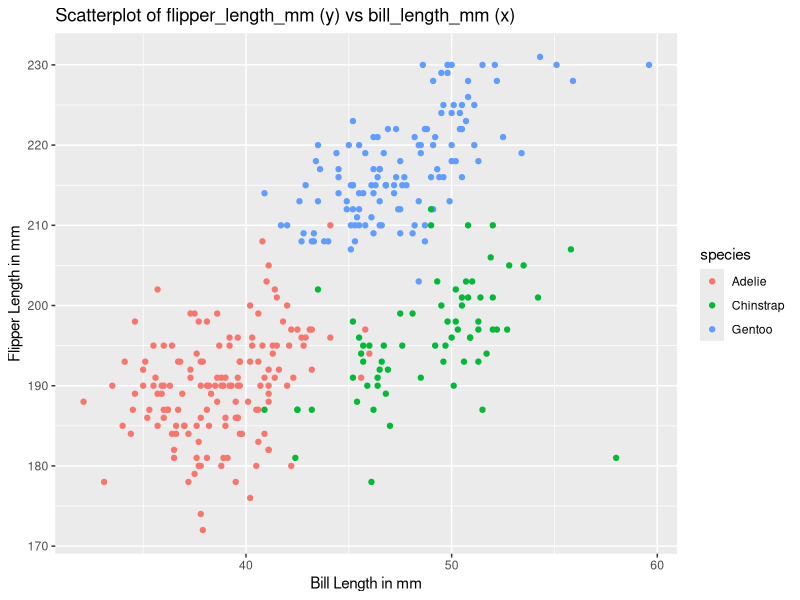
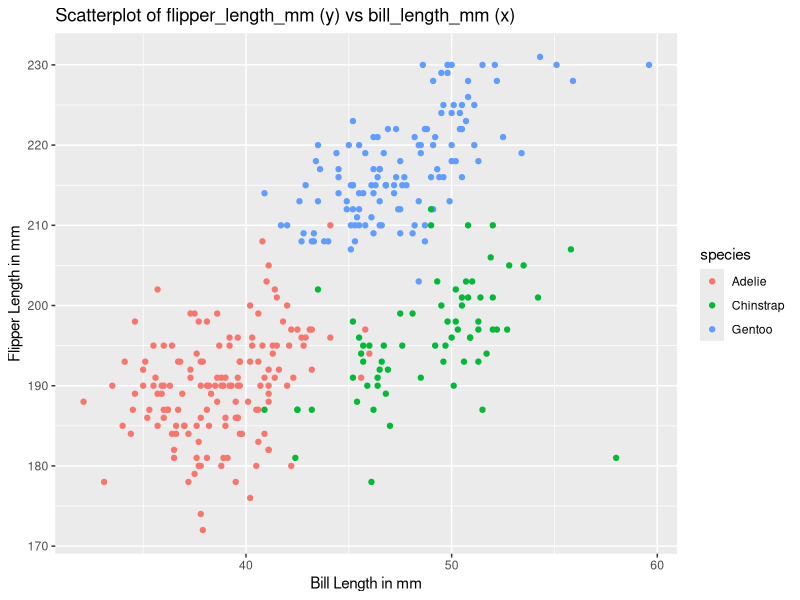

Write the R code that produced these figures, in order.
## ---- chunk 1
library(tidyverse) 
## ---- chunk 2
data("penguins", package = "palmerpenguins")
## ---- chunk 3
summary(penguins)
## ---- chunk 4
# Nrow/columns in penguins
x = data.frame(penguins)
nrow(x)
ncol(x)
## ---- chunk 5
penguins %>%
  summarise(mean(flipper_length_mm, na.rm = TRUE))

# or

skimr::skim(penguins, flipper_length_mm)
## ---- chunk 6
scatterplot1 <- penguins %>%
ggplot2:::ggplot(aes(x = bill_length_mm, y = flipper_length_mm, color = species)) + geom_point() +
ggtitle("Scatterplot of flipper_length_mm (y) vs bill_length_mm (x)") +
ylab("Flipper Length in mm") +
xlab("Bill Length in mm")

scatterplot1
## ---- chunk 7
ggsave("scatterplot1.png")
## ---- chunk 8
set.seed(1234) #set seed

#random sample of size 10
samp = rnorm(10)
samp

## ---- chunk 9
dataframe <- data.frame(samp)
dataframe
## ---- chunk 10
dataframe$gt10_logic <- dataframe$samp > 0
dataframe
## ---- chunk 11
dataframe$leg10_char <- c(length(10))
dataframe

## ---- chunk 12
dataframe$level_fact <- factor(c("low", "medium", "high", "low", "medium", "medium", "low","low","low","low"), levels = c("low", "medium", "high"))
dataframe

## ---- chunk 13
dataframe2 = tibble(
  samp,
  gt10_logic = samp > 0,
  leg10_char = c(length(10)),
  level_fact = factor(c("low", "medium", "high", "low", "medium", "medium", "low","low","low","low"), levels = c("low", "medium", "high"))
  )
dataframe2
